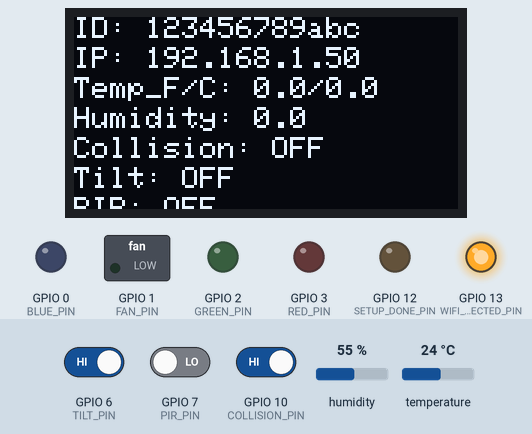
Simulated run of this program. Board: ESP32-C3. Shown: 128×64 one-colour display, switched loads named in the program (green lamp = pin HIGH), output pins drawn as LEDs (lit = HIGH). Inputs (shaded band) come from the test bench; at power-on: GPIO 6 (TILT_PIN) HIGH, humidity 55 %, GPIO 7 (PIR_PIN) LOW, GPIO 10 (COLLISION_PIN) HIGH, temperature 24 °C. WiFi joins after 1.5 s; servers stay silent unless stated; what the program prints to the serial monitor is not drawn.

Above: at 3.2 s.
3.3 s: GPIO 6 (TILT_PIN) driven LOW
At 4.4 s:
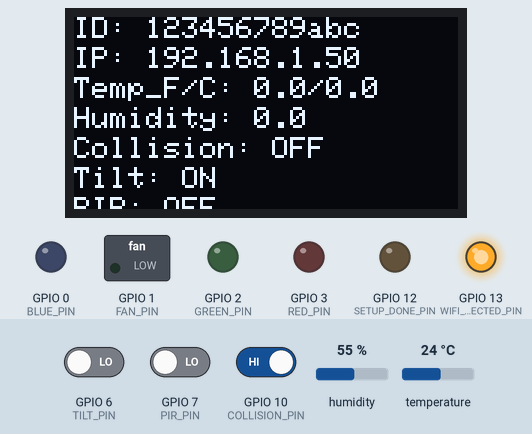
16.7 s: humidity set to 22 %
At 21.4 s:
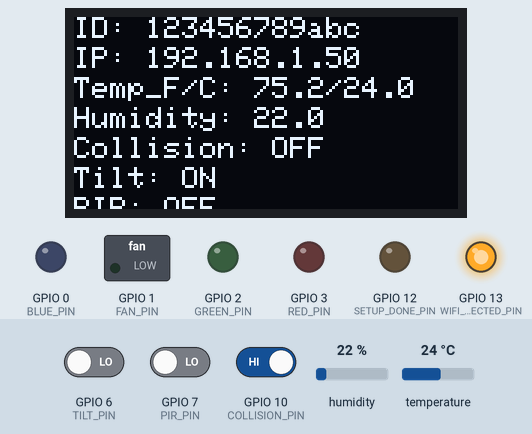
30.1 s: GPIO 7 (PIR_PIN) driven HIGH
At 31.4 s:
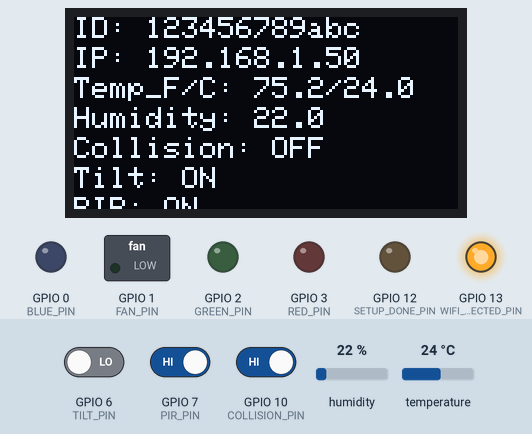
43.5 s: GPIO 10 (COLLISION_PIN) driven LOW
At 44.7 s:
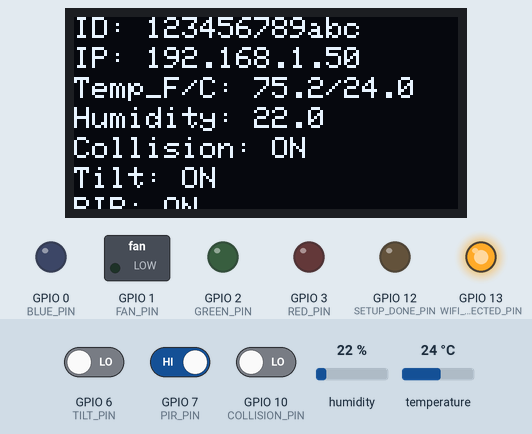
56.9 s: temperature set to 12 °C
At 60.8 s:
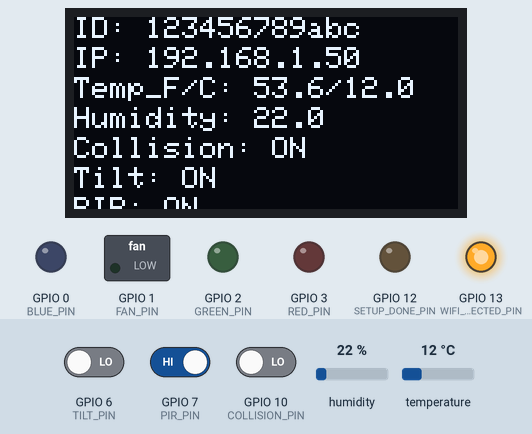
70.3 s: GPIO 6 (TILT_PIN) driven HIGH
At 71.6 s:
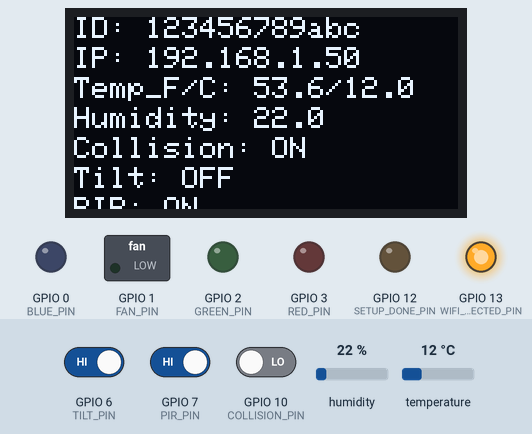
Timing chart, 0 to 73.3 s (numbered marks = the images above; inputs shaded):
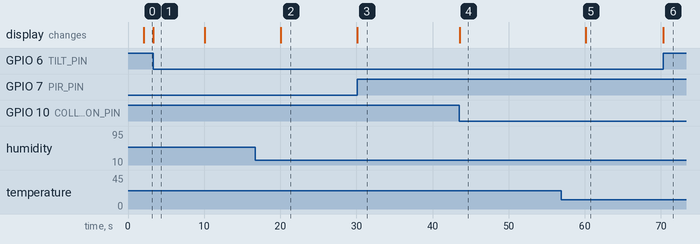

Measured:
- after the input at 3.3 s, the display: changes after 0.05 s (image 1)
- after the input at 16.7 s, the display: changes after 3.4 s (image 2)
- after the input at 30.1 s, the display: changes at once (image 3)
- after the input at 43.5 s, the display: changes after 0.05 s (image 4)
- after the input at 56.9 s, the display: changes after 3.2 s (image 5)
- after the input at 70.3 s, the display: changes at once (image 6)
- what the display in image 1 shows lasts 6.8 s, from 3.3 s to 10.1 s

The program:

main.cpp
```cpp
#include <Arduino.h>          // Include Arduino library
#include <WiFi.h>             // Include WiFi library
#include <Arduino.h>          // Include Arduino library
#include <DHT.h>              // Include DHT library for temperature and humidity sensor
#include <Wire.h>             // Include Wire library for I2C communication
#include <Adafruit_GFX.h>     // Include Adafruit GFX library for OLED display
#include <Adafruit_SSD1306.h> // Include Adafruit SSD1306 library for OLED display
#include <ArduinoOTA.h>       // Library for OTA updates

// Global device ID
String deviceID;

// Pin definitions
constexpr auto SETUP_DONE_PIN = 12;     // Pin for setup done indicator
constexpr auto WIFI_CONNECTED_PIN = 13; // Pin for WiFi connected indicator
constexpr auto RED_PIN = 3;             // Pin for red LED
constexpr auto GREEN_PIN = 2;           // Pin for green LED
constexpr auto BLUE_PIN = 0;            // Pin for blue LED
constexpr auto FAN_PIN = 1;             // Pin for fan
constexpr auto COLLISION_PIN = 10;      // Pin for collision sensor
constexpr auto TILT_PIN = 6;            // Pin for tilt sensor
constexpr auto PIR_PIN = 7;             // Pin for PIR sensor
constexpr auto DHT_PIN = 8;             // Pin for DHT sensor

// OLED display settings
constexpr auto SCREEN_WIDTH = 128;         // OLED display width
constexpr auto SCREEN_HEIGHT = 64;         // OLED display height
constexpr auto OLED_RESET = -1;            // Reset pin (or -1 if sharing Arduino reset pin)
constexpr auto SDA_PIN = 4;                // I2C SDA pin
constexpr auto SCL_PIN = 5;                // I2C SCL pin
constexpr auto SSD1306_I2C_ADDRESS = 0x3C; // OLED display address

// Create display object
Adafruit_SSD1306 display(SCREEN_WIDTH, SCREEN_HEIGHT, &Wire, OLED_RESET);

// DHT sensor
DHT dht(DHT_PIN, DHT11); // Initialize DHT sensor

// WiFi settings
constexpr auto WIFI_SSID = "sesplearningstudios"; // CTD WiFi SSID
constexpr auto WIFI_PASSWORD = "@nn3nb3rg";       // CTD WiFi password

// OTA settings
constexpr auto OTA_PORT = 3232; // OTA port

// Volatile status variables for ISR
volatile bool collisionStatus = false; // Collision status
volatile bool tiltStatus = false;      // Tilt status
volatile bool pirStatus = false;       // PIR status

// Timing for non-blocking OLED update
unsigned long lastOledUpdate = 0;               // Last OLED update time
const unsigned long oledUpdateInterval = 10000; // 10 seconds

// Store last sensor values
float lastTempC = 0.0;    // Last temperature in Celsius
float lastTempF = 0.0;    // Last temperature in Fahrenheit
float lastHumidity = 0.0; // Last humidity

// Function declarations
void connectWiFi();                    // Connect to WiFi
void initOled();                       // Initialize OLED display
void initOTA();                        // Initialize OTA
void updateOLEDInfo();                 // Update OLED display
void readDHT11();                      // Read DHT11 sensor
void controlLED();                     // Control LED
void rotateFan();                      // Rotate fan
void IRAM_ATTR onCollisionInterrupt(); // Interrupt Service Routine for collision sensor
void IRAM_ATTR onTiltInterrupt();      // Interrupt Service Routine for tilt sensor
void IRAM_ATTR onPIRInterrupt();       // Interrupt Service Routine for PIR sensor

/**
 * @brief Setup function for the program.
 *
 * Initializes serial communication, device ID, and pins.
 * Connects to WiFi, attaches interrupts, initializes DHT sensor,
 * and initializes OLED display.
 *
 * @return void
 */
void setup()
{
  Serial.begin(115200); // Initialize serial communication

  deviceID = String(ESP.getEfuseMac(), HEX); // Get device ID from ESP32

  pinMode(SETUP_DONE_PIN, OUTPUT);     // Setup done indicator
  pinMode(WIFI_CONNECTED_PIN, OUTPUT); // WiFi connected indicator
  pinMode(RED_PIN, OUTPUT);            // Red LED
  pinMode(GREEN_PIN, OUTPUT);          // Green LED
  pinMode(BLUE_PIN, OUTPUT);           // Blue LED
  pinMode(FAN_PIN, OUTPUT);            // Fan
  pinMode(COLLISION_PIN, INPUT);       // Collision sensor
  pinMode(TILT_PIN, INPUT);            // Tilt sensor
  pinMode(PIR_PIN, INPUT);             // PIR sensor
  pinMode(DHT_PIN, INPUT);             // DHT sensor

  digitalWrite(SETUP_DONE_PIN, LOW);     // Setup done indicator
  digitalWrite(WIFI_CONNECTED_PIN, LOW); // WiFi connected indicator

  // Connect to WiFi
  connectWiFi(); // Connect to WiFi

  // Indicate WiFi is connected
  if (WiFi.status() == WL_CONNECTED)
  {
    digitalWrite(WIFI_CONNECTED_PIN, HIGH); // Indicate WiFi is connected
  }

  // Attach interrupts
  attachInterrupt(digitalPinToInterrupt(COLLISION_PIN), onCollisionInterrupt, CHANGE); // Attach collision interrupt
  attachInterrupt(digitalPinToInterrupt(TILT_PIN), onTiltInterrupt, CHANGE);           // Attach tilt interrupt
  attachInterrupt(digitalPinToInterrupt(PIR_PIN), onPIRInterrupt, CHANGE);             // Attach PIR interrupt

  // Initialize DHT sensor
  dht.begin(); // Initialize DHT sensor
  Serial.println("DHT sensor initialized");

  // Initialize OLED
  initOled(); // Initialize OLED
  Serial.println("OLED initialized");

  // Initialize OTA
  initOTA(); // Initialize OTA
  Serial.println("OTA initialized");
}

/**
 * @brief Main loop for the program. Handles OTA updates, reads DHT11 sensor, and updates OLED display.
 *
 * @return void
 */
void loop()
{
  // Handle OTA updates
  ArduinoOTA.handle();

  unsigned long now = millis();
  if (now - lastOledUpdate >= oledUpdateInterval)
  {
    lastOledUpdate = now;
    readDHT11(); // Only read sensor every 10 seconds
  }
  updateOLEDInfo(); // Update OLED as often as possible for responsiveness
}

/**
 * @brief Initialize the OLED display with I2C and show a startup message.
 *
 * @return void
 */
void initOled()
{
  // Initialize I2C with custom pins
  Wire.begin(SDA_PIN, SCL_PIN);

  // Initialize OLED display
  display.begin(SSD1306_SWITCHCAPVCC, 0x3C);

  // Clear the display buffer
  display.clearDisplay();

  // Display startup message
  display.setTextSize(1);              // Set text size
  display.setTextColor(SSD1306_WHITE); // Set text color
  display.setCursor(0, 0);             // Set cursor position
  display.println("Initializing...");  // Display startup message
  display.display();                   // Display the message
}

/**
 * @brief Update the OLED display with device ID, IP, temperature, humidity, and sensor statuses.
 *
 * @return void
 */
void updateOLEDInfo()
{
  float tempC = lastTempC;
  float tempF = lastTempF;
  float humidity = lastHumidity;

  String collisionStatusStr = collisionStatus ? "ON" : "OFF";
  String tiltStatusStr = tiltStatus ? "ON" : "OFF";
  String pirStatusStr = pirStatus ? "ON" : "OFF";

  display.clearDisplay();
  display.setTextSize(1);
  display.setTextColor(SSD1306_WHITE);
  display.setCursor(0, 0); // 1st row
  display.println("ID: " + deviceID);
  display.setCursor(0, 10); // 2nd row
  display.println("IP: " + WiFi.localIP().toString());
  display.setCursor(0, 20); // 3rd row
  display.println("Temp_F/C: " + String(tempF, 1) + "/" + String(tempC, 1));
  display.setCursor(0, 30); // 4th row
  display.println("Humidity: " + String(humidity, 1));
  display.setCursor(0, 40); // 5th row
  display.println("Collision: " + collisionStatusStr);
  display.setCursor(0, 50); // 6th row
  display.println("Tilt: " + tiltStatusStr);
  display.setCursor(0, 60); // 7th row
  display.println("PIR: " + pirStatusStr);
  display.display();
}

/**
 * @brief Interrupt Service Routine for collision sensor. Updates collisionStatus.
 *
 * This function is attached to the collision sensor interrupt pin and updates the global
 * collisionStatus variable based on the sensor state.
 *
 * @return void
 */
void IRAM_ATTR onCollisionInterrupt()
{
  collisionStatus = digitalRead(COLLISION_PIN) == LOW;
}

/**
 * @brief Interrupt Service Routine for tilt sensor. Updates tiltStatus.
 *
 * This function is attached to the tilt sensor interrupt pin and updates the global
 * tiltStatus variable based on the sensor state.
 *
 * @return void
 */
void IRAM_ATTR onTiltInterrupt()
{
  tiltStatus = digitalRead(TILT_PIN) == LOW;
}

/**
 * @brief Interrupt Service Routine for PIR sensor. Updates pirStatus.
 *
 * This function is attached to the PIR sensor interrupt pin and updates the global
 * pirStatus variable based on the sensor state.
 *
 * @return void
 */
void IRAM_ATTR onPIRInterrupt()
{
  pirStatus = digitalRead(PIR_PIN) == HIGH;
}

/**
 * @brief Read temperature and humidity from the DHT11 sensor and update last values.
 *
 * Reads the temperature (Celsius and Fahrenheit) and humidity from the DHT11 sensor.
 * Updates the global variables lastTempC, lastTempF, and lastHumidity.
 *
 * @return void
 */
void readDHT11()
{
  float tC = dht.readTemperature();
  float tF = dht.readTemperature(true);
  float h = dht.readHumidity();
  if (!isnan(tC))
    lastTempC = tC;
  if (!isnan(tF))
    lastTempF = tF;
  if (!isnan(h))
    lastHumidity = h;
}

/**
 * @brief Connect to WiFi and setup mDNS for OTA updates.
 *
 * @return void
 */
void connectWiFi()
{
  // Connect to WiFi
  WiFi.begin(WIFI_SSID, WIFI_PASSWORD);

  // Wait for connection
  while (WiFi.status() != WL_CONNECTED)
  {
    delay(1000);
    Serial.println("Connecting to WiFi...");
  }

  // Print connection status
  Serial.println("Connected to WiFi");
}

/**
 * @brief Initialize Arduino OTA (Over-the-Air) update functionality and set up OTA event handlers.
 *
 * Sets the OTA port and hostname, and attaches event handlers for OTA start, end, progress, and error events.
 *
 * @return void
 */
void initOTA()
{
  ArduinoOTA.setPort(OTA_PORT);

  ArduinoOTA.onStart([]()
                     {
        String type;
        if (ArduinoOTA.getCommand() == U_FLASH) {
            type = "sketch";
        } else { // U_SPIFFS
            type = "filesystem";
        }
        Serial.println("Start updating " + type); });

  ArduinoOTA.onEnd([]()
                   { Serial.println("\nEnd"); });

  ArduinoOTA.onProgress([](unsigned int progress, unsigned int total)
                        { Serial.println("Progress: " + String((progress * 100) / total) + "%"); });

  ArduinoOTA.onError([](ota_error_t error)
                     {
        String errorMsg = "Error[" + String(error) + "]: ";
        if (error == OTA_AUTH_ERROR) {
            errorMsg += "Auth Failed";
        } else if (error == OTA_BEGIN_ERROR) {
            errorMsg += "Begin Failed";
        } else if (error == OTA_CONNECT_ERROR) {
            errorMsg += "Connect Failed";
        } else if (error == OTA_RECEIVE_ERROR) {
            errorMsg += "Receive Failed";
        } else if (error == OTA_END_ERROR) {
            errorMsg += "End Failed";
        }
        Serial.println(errorMsg); });

  // Start OTA
  ArduinoOTA.begin();
}
```
